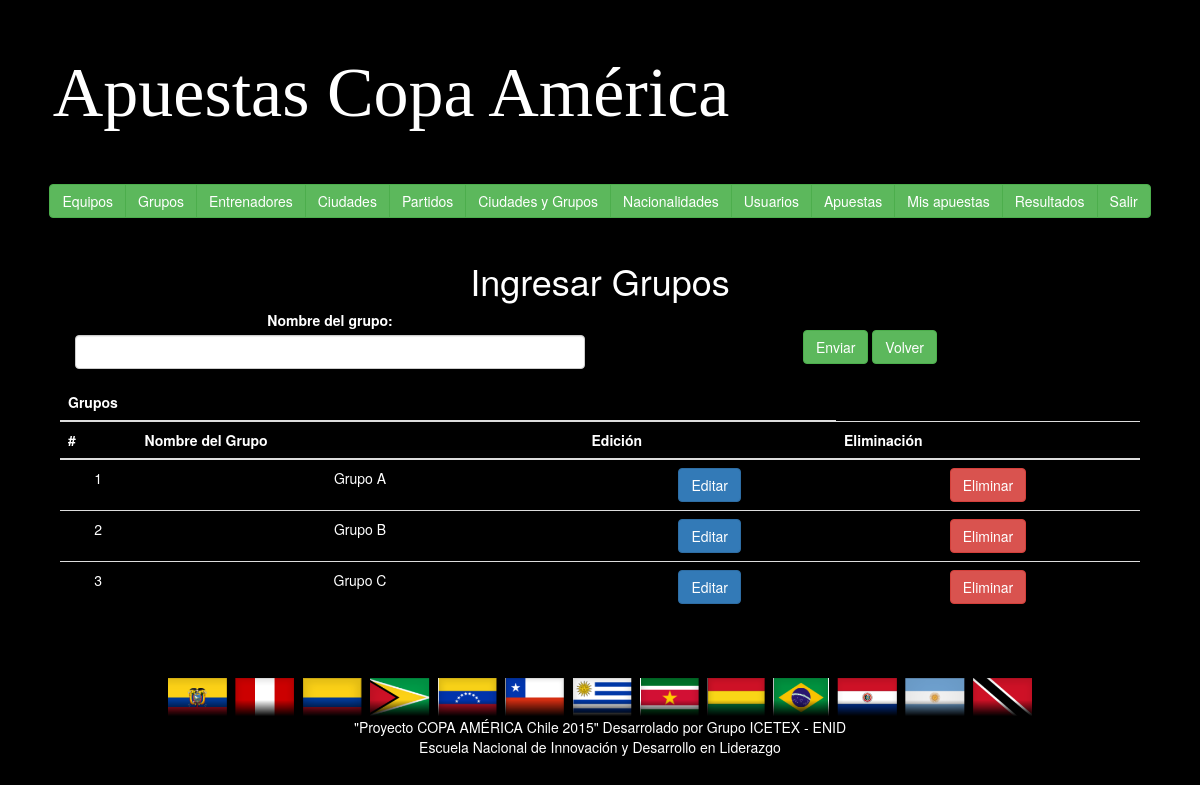
The page /home.php?var=15 (signed in) on the database its author committed.
### tables this page shows
CREATE TABLE IF NOT EXISTS `tbgrupo` (
`idgrupo` int(11) NOT NULL,
  `nombregrup` varchar(10) NOT NULL
);

### controlador/cgrupos.php (called while the page is built, shortened)
<?php
	include('modelo/mtbgrupo.php');
	$grupos = new Mgrupo();

### modelo/mtbgrupo.php (called while the page is built, shortened)
<?php
	include ("controlador/conexion.php");
	include("functions.php");
	class Mgrupo extends Funciones{
		function consultar_grupo()
		{
			$sql = "SELECT * FROM tbgrupo";
			return $this -> SeleccionDatos($sql);
		}
	}

### modelo/functions.php (called while the page is built, shortened)
<?php
	class Funciones {
        function SeleccionDatos($consulta)
        {
                $conexionBD = new conexion();
                $conexionBD -> conectarBD();
                $datos = $conexionBD -> ejeCon($consulta, 0);
                return $datos;
        }
}

### controlador/configuracion.php (called while the page is built)
<?php
	$serv_bd = "localhost";
	$usu_bd = "root";
	$pass_bd = "";
	$bd = "bdcopaamerica";
?>

### controlador/conexion.php (called while the page is built, shortened)
<?php
	class conexion {
		function conectarBD() {
			include("configuracion.php");
			$this -> link = mysql_connect ($serv_bd, $usu_bd, $pass_bd);
			$bd2 = mysql_select_db($bd);
		}
		function ejeCon($con, $op) {
			$this -> resultado = mysql_query($con) or die("La consulta fallo: ". mysql_error());
			if($op == 0) {
				while ($linea = mysql_fetch_array($this -> resultado)) {
					$arrayResultado[] = $linea;
				}
			} else {
				$arrayResultado[] = 0;
			}
			$resarr = isset ($arrayResultado) ? $arrayResultado: NULL;
			if($resarr) {
				return $arrayResultado;
			}
		}
	}
?>

### vista/vgrupos.php (the view, shortened to what this page needs)
<?php include("controlador/cgrupos.php"); ?>
<div class="container-fluid">
	<h1>Ingresar Grupos</h1>
	<form action="" method="POST">
		<div class="form-group col-lg-6">
            <label for="">Nombre del grupo:</label>
            <input type="text" class="form-control" name="nombregrup" pattern="[A-z ]{1,10}" title="Solo se permiten letras máximo 10 caracteres" required>
		</div>
		 <div class="form-group col-lg-6" center>
			<br>
            <input type="submit" class="btn btn-success" value="Enviar">
			<a href="home.php?" class="btn btn-success">Volver</a>
        </div>
	</form>
	<?php $consultagrupos = $grupos->consultar_grupo(); ?>
	<table class="table">
		<thead>
			<tr>
				<th colspan="3">Grupos</th>
			</tr>
			<tr>
				<th>#</th>
				<th>Nombre del Grupo</th>
				<th>Edición</th>
				<th>Eliminación</th>
			</tr>
		</thead>
		<tbody>
			<?php for($i=0;$i<count($consultagrupos);$i++): ?>
				<tr>
					<td><?= $i + 1 ?></td>
					<td><?= $consultagrupos[$i]['nombregrup'] ?></td>
					<td><a href="home.php?var=16&id=<?= $consultagrupos[$i]['idgrupo'] ?>" class="btn btn-primary">Editar</a></td>
					<td>
						<form action="" method="POST" onSubmit="return confirm('Desea eliminar el registro!');">
							<input type="submit" class="btn btn-danger" value="Eliminar">
						</form>
					</td>
				</tr>
			<?php endfor; ?>
		</tbody>
	</table>
</div>

### rows shown on the page
tbgrupo: nombregrup "Grupo A"
tbgrupo: nombregrup "Grupo B"
tbgrupo: nombregrup "Grupo C"
